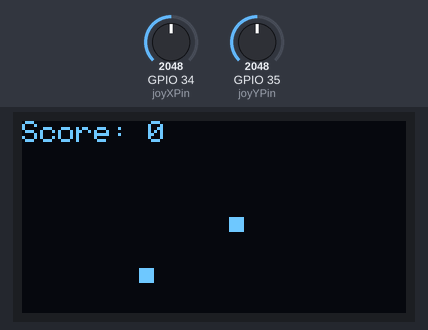
Simulated run of this sketch. Board: ESP32. Parts: 128×64 one-colour display. Inputs (shaded band) come from the test bench; at power-on: GPIO 34 (joyXPin) = 2048, GPIO 35 (joyYPin) = 2048. Random numbers use the default seed unless the sketch sets one.

Above: at 3.2 s.
3.3 s: GPIO 34 (joyXPin) set to 3040
At 4.0 s:
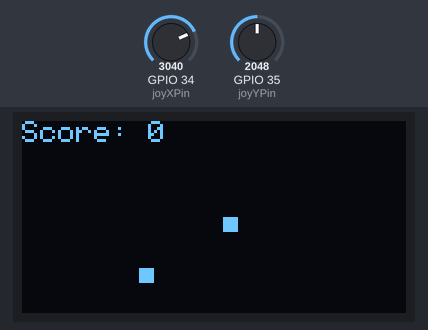
6.0 s: GPIO 35 (joyYPin) set to 3040
At 6.26 s:
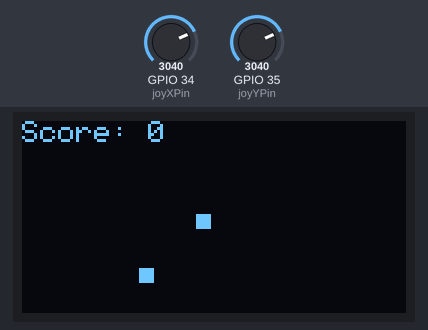
7.6 s: GPIO 35 (joyYPin) set to 2960
At 7.84 s:
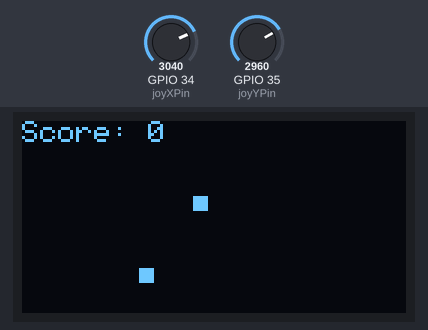
9.2 s: GPIO 34 (joyXPin) set to 960
At 9.42 s:
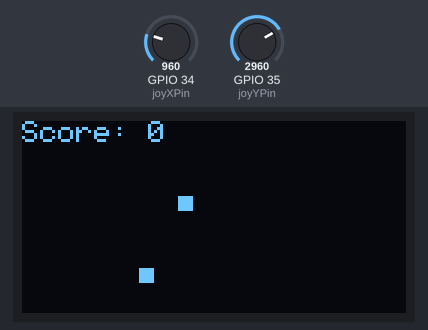
12.2 s: GPIO 35 (joyYPin) set to 3603
At 12.36 s:
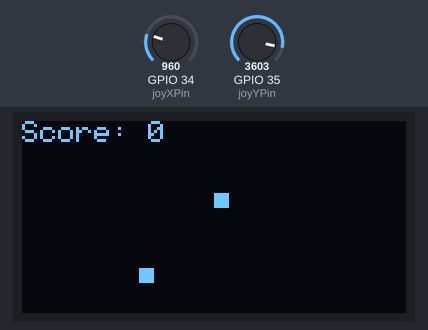
Timing chart, 0 to 14.7 s (numbered marks = the images above; inputs shaded):
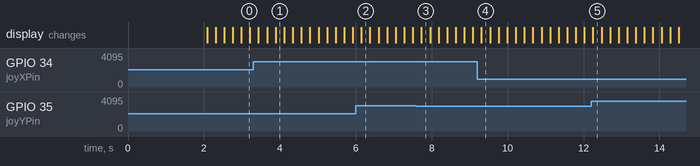

The sketch:

snack_game.ino
```cpp
#include <Adafruit_SSD1306.h>
#include <Wire.h>
#include <Adafruit_GFX.h>

#define SCREEN_WIDTH 128
#define SCREEN_HEIGHT 64
#define OLED_RESET     -1
#define SCREEN_ADDRESS 0x3C
Adafruit_SSD1306 display(SCREEN_WIDTH, SCREEN_HEIGHT, &Wire, OLED_RESET);

const int joyXPin = 34;
const int joyYPin = 35;
const int joyButtonPin = 32;

int snakeX, snakeY;
int foodX, foodY;
int score;
bool gameover;

enum Direction { UP, DOWN, LEFT, RIGHT };
Direction currentDirection;

const int maxSegments = 100;
int snakeSegmentsX[maxSegments];
int snakeSegmentsY[maxSegments];
int snakeLength;

void setup() {
  // OLED ekran başlatılır
  Serial.begin(115200);
  pinMode(joyXPin, INPUT);
  pinMode(joyYPin, INPUT);
  pinMode(joyButtonPin, INPUT_PULLUP);
  if (!display.begin(SSD1306_SWITCHCAPVCC, SCREEN_ADDRESS)) {
    Serial.println(F("SSD1306 allocation failed"));
    for (;;);
  }
  display.clearDisplay();
  display.setTextSize(1);
  display.setTextColor(SSD1306_WHITE);
  display.setCursor(0, 0);
  display.println("Game Start");
  display.display();
  delay(2000);
  display.clearDisplay();

  // Oyun başlatma değerleri atanır
  snakeX = SCREEN_WIDTH / 2;
  snakeY = SCREEN_HEIGHT / 2;
  foodX = random(SCREEN_WIDTH);
  foodY = random(SCREEN_HEIGHT);
  score = 0;
  gameover = false;
  currentDirection = RIGHT;
  snakeLength = 1;
  snakeSegmentsX[0] = snakeX;
  snakeSegmentsY[0] = snakeY;
}

void loop() {
    // Oyun devam ettiği sürece döngü çalışır
  if (!gameover) {
    readJoystick();
    moveSnake();
    checkCollision();
    checkFood();
    drawScreen();
    delay(200); // Oyun hızını kontrol etmek için bir gecikme eklenir
  }
}
void readJoystick() {
  // Joystick'in okuma değerleri alınır
  int joyX = analogRead(joyXPin);
  int joyY = analogRead(joyYPin);

  // Joystick'in hareketine göre yılanın yönü belirlenir
  if (joyX < 1000) {
    currentDirection = RIGHT;
  } else if (joyX > 3000) {
    currentDirection = LEFT;
  }

  if (joyY < 1000) {
    currentDirection = DOWN;
  } else if (joyY > 3000) {
    currentDirection = UP;
  }
}

void moveSnake() {
  // Yılanın başı hareket ettirilir
  switch (currentDirection) {
    case UP:
      snakeY--;
      break;
    case DOWN:
      snakeY++;
      break;
    case LEFT:
      snakeX--;
      break;
    case RIGHT:
      snakeX++;
      break;
  }

  // Yılanın ekranın etrafında dolaşması sağlanır
  snakeX = (snakeX + SCREEN_WIDTH) % SCREEN_WIDTH;
  snakeY = (snakeY + SCREEN_HEIGHT) % SCREEN_HEIGHT;

  // Yılan segmentleri güncellenir
  for (int i = snakeLength - 1; i > 0; i--) {
    snakeSegmentsX[i] = snakeSegmentsX[i - 1];
    snakeSegmentsY[i] = snakeSegmentsY[i - 1];
  }
  snakeSegmentsX[0] = snakeX;
  snakeSegmentsY[0] = snakeY;
}

void checkCollision() {
  // Yılanın kendisiyle çarpışıp çarpmadığı kontrol edilir
  for (int i = 1; i < snakeLength; i++) {
    if (snakeX == snakeSegmentsX[i] && snakeY == snakeSegmentsY[i]) {
      gameover = true;
display.clearDisplay();
  display.setCursor(SCREEN_WIDTH / 4, SCREEN_HEIGHT / 2 - 8);
  display.setTextSize(1);
  display.setTextColor(SSD1306_WHITE);
  display.println("Game Over!");
display.display();
      break;
    }
  }
}

void checkFood() {
  // Yılanın yiyeceği yemesi kontrol edilir
  if (snakeX == foodX && snakeY == foodY) {
    score++;
    spawnFood();

    // Yılan uzunluğu artırılır
    if (snakeLength < maxSegments) {
      // Yılanın bir segmenti daha eklenir
      snakeSegmentsX[snakeLength] = snakeX;
      snakeSegmentsY[snakeLength] = snakeY;
      snakeLength++;
    }
  }
}
void spawnFood() {
  // Yeni yiyecek koordinatları belirlenir
  foodX = random(SCREEN_WIDTH);
  foodY = random(SCREEN_HEIGHT);
}

void drawScreen() {
  display.clearDisplay();

  // Yılan çizilir
  for (int i = 0; i < snakeLength; i++) {
    display.fillRect(snakeSegmentsX[i], snakeSegmentsY[i], 5, 5, SSD1306_WHITE);
  }

  // Yiyecek çizilir
  display.fillRect(foodX, foodY, 5, 5, SSD1306_WHITE);

  // Skor çizilir
  display.setTextSize(1);
  display.setTextColor(SSD1306_WHITE);
  display.setCursor(0, 0);
  display.print("Score: ");
  display.println(score);

  display.display();
  delay(0);
}
```
